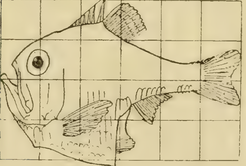
#> input picture posts/www/DTArgyropelecusOlfersi.png, 246 x 166 px, shrunk from 828 x 556 before the run
$ python TestImage.py
#> lines starting #> are read from the running program, lines starting #| are printed output that depends on the picture


import numpy as np
import matplotlib.pyplot as plt
import skimage as ski
from skimage.transform import SimilarityTransform
from skimage.transform import warp
from skimage.transform import PiecewiseAffineTransform
from skimage.transform import AffineTransform
from skimage.io import imread


def ChooseTransform(transform,im_shape):
    rows, cols = im_shape[0], im_shape[1]

    src_cols = np.linspace(0, cols, 50)
    src_rows = np.linspace(0, rows, 50)
    src_rows, src_cols = np.meshgrid(src_rows, src_cols)
    src = np.dstack([src_cols.flat, src_rows.flat])[0]
    dst_rows = src[:, 1]
    dst_cols = src[:, 0]


    # add sinusoidal oscillation to row coordinates
    #transform='yscaleDarcy299Fig147'
    if transform=='identity':
        dst_rows = src[:, 1]
        dst_cols = src[:, 0]
    elif transform=='yscale':
        yscaleparam=1.3
        dst_rows = dst_rows*yscaleparam
        dst_cols = src[:, 0]
    elif transform=='yscaleDarcy299Fig151':
        sc_factor=1.25
        k_x=sc_factor*((dst_cols-cols/2.0)/cols)**1.0+1.0
        dst_rows = k_x*(dst_rows-rows/2.0)+rows/2.0
        #dst_cols = src[:, 0]
    elif transform=='yscaleDarcy299Fig149':
        dst_rows = 0.8*(dst_rows-rows/2.0)*(2.5-1.4*((dst_cols-cols/2.0)/(cols/2.0))**2.0)+rows/2.0
        #dst_cols = (dst_cols-cols/2.0)*(dst_rows-rows/2.0)**2.0+cols/2.0

        #dst_cols = src[:, 0]

        #dst_cols = src[:, 0]
    elif transform=='yscaleDarcy299Fig147':
        k_y=-0.5
        dst_cols = dst_cols+k_y*dst_rows
        #dst_cols = src[:, 0]
    elif transform=='yscalelog':
        L=np.max(dst_rows)
        dst_rows = (np.log(1.0+(dst_rows)/L))*L/np.log(2.0)
        #dst_cols = src[:, 0]
    elif transform=='yscalepower':
        L=np.max(dst_rows)
        n=3
        dst_rows = L*(dst_rows/L)**n
        #dst_cols = src[:, 0]
    elif transform=='radialscale':
        dst_rows_max=np.max(dst_rows)
        dst_cols_max=np.max(dst_cols)

        R_typical=30.0
        radius=R_typical*((radius.astype(float))/R_typical)**1.5
        #theta=theta*1.0
        dst_rows=radius*np.sin(theta)+centre[0]
        dst_cols=radius*np.cos(theta)+centre[1]

        #dst_rows=dst_rows/np.max(dst_rows)*dst_rows_max
        #dst_cols=dst_cols/np.max(dst_cols)*dst_cols_max
    elif transform =='thetascale':
        dst_rows_max=np.max(dst_rows)
        dst_cols_max=np.max(dst_cols)

        radius=(radius.astype(float))**1.25
        theta=theta*0.25
        dst_rows=radius*np.sin(theta)+centre[0]
        dst_cols=radius*np.cos(theta)+centre[1]

        #dst_rows=dst_rows/np.max(dst_rows)*dst_rows_max
        #dst_cols=dst_cols/np.max(dst_cols)*dst_cols_max


    elif transform=='sine':
        dst_rows = src[:, 1] - np.sin(np.linspace(0, 3 * np.pi, src.shape[0])) * 50
        dst_cols = src[:, 0]
        dst_rows *= 1.5
        dst_rows -= 1.5 * 50


    dst = np.vstack([dst_cols, dst_rows]).T


    # Calculate the corners of the rotated image


    tform = PiecewiseAffineTransform()
    tform.estimate(src, dst)

    return tform, dst,src, rows, cols,dst_cols,dst_rows


fig,ax=plt.subplots(1,2,sharey=True,sharex=True)

load_image=2
if load_image==1:
    image = ski.data.coins()
elif load_image==2:
    im_str='www/DTArgyropelecusOlfersi.png'
    image=imread(im_str)
#> image is the input picture: shape (166, 246, 4); mean R, G, B, A 209.9, 196.8, 156.1, 255

elif load_image==3:
    image=imread('posts/DTScarus.png')
else:
    image=imread('posts/TestPhoto.jpg')

image=image[-1:0:-1,:]
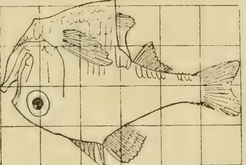
#> image: shape (165, 246, 4); mean R, G, B, A 210, 197, 156.3, 255

tform_method=2
if tform_method==1: # sim transform
    tform = SimilarityTransform(scale=0.5,translation=(0, 0),rotation=0.0*np.pi/4)
    new_image = warp(image, tform)
elif tform_method==2:

    transform_vec=['identity','yscale','yscaleDarcy299Fig151','yscaleDarcy299Fig149','yscaleDarcy299Fig147','yscalelog','yscalepower','radialscale','thetascale']

    transform=transform_vec[5]
    tform,dst,src,rows, cols,dst_cols,dst_rows= ChooseTransform(transform,image.shape)
#> rows = 165; cols = 246; dst_cols = 2500 values from 0 to 246


    #centre=[cols/2.0,rows/2.0]
    #radius=np.sqrt((dst_rows-centre[0])**2+(dst_cols-centre[1])**2)
    #theta=np.arctan2(dst_rows-centre[0],dst_cols-centre[1])


    corners = np.array([[0, 0], [0, image.shape[0]], [image.shape[1], 0], [image.shape[1], image.shape[0]]])
#> corners = [[0, 0], [0, 165], [246, 0], [246, 165]]
    tformed_corners = tform(corners)


    minc = tformed_corners.min(axis=0)
#> minc = [-1.74e-16, 2.22e-16]
    maxc = tformed_corners.max(axis=0)
    print(maxc)
#| [246. 165.]
    print(minc)
#| [-1.73997857e-16  2.22044605e-16]
    output_shape = 2*(np.ceil(maxc)[::-1]-np.ceil(minc)[::-1]).astype(int)
    print(output_shape)
#| [328 494]


    tform2 = PiecewiseAffineTransform()
    dst2_rows = src[:, 1]
    dst2_cols = src[:, 0]
    dst2_rows=dst2_rows-minc[1]
    dst2_cols=dst2_cols-minc[0]

    dst2 = np.vstack([dst2_cols, dst2_rows]).T

    tform2.estimate(src, dst2)
    tform2=AffineTransform(translation=-minc)

    #new_image = warp(image, tform2.inverse,order=0,output_shape=output_shape)


    # Calculate the necessary output shape
    #new_image = warp(image, (tform+tform2).inverse, output_shape=(int(image.shape[0] * 1.5), int(image.shape[1] * 1.5))).shape
    # Calculate the translation required to move all points into positive coordinates
    min_coords = dst.min(axis=0)
    translation = -min_coords
    tform_shift = AffineTransform(translation=translation)

    # Apply the warp with translation to ensure positive coordinates
    output_shape = (int(rows + 2*translation[1]), int(cols + 2*translation[0]))
    new_image_trans = warp(image, tform_shift.inverse , output_shape=output_shape)

    #tform,dst,src= ChooseTransform(transform)
    tform,dst,src,rows, cols,dst_cols,dst_rows= ChooseTransform(transform,new_image_trans.shape)


    new_image = warp(new_image_trans,tform.inverse)
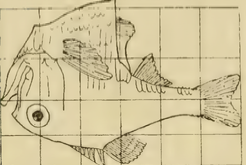
#> new_image: shape (165, 246, 4) float64; mean R, G, B, A 0.824, 0.773, 0.613, 1; transparent parts drawn white

    # [11 lines of commented-out code are left out]
elif tform_method==3:
    rows, cols = image.shape[0], image.shape[1]

    src_cols = np.linspace(0, cols, 20)
    src_rows = np.linspace(0, rows, 10)
    src_rows, src_cols = np.meshgrid(src_rows, src_cols)
    src = np.dstack([src_cols.flat, src_rows.flat])[0]

    # add sinusoidal oscillation to row coordinates
    dst_rows = src[:, 1] - np.sin(np.linspace(0, 3 * np.pi, src.shape[0])) * 50
    dst_cols = src[:, 0]
    dst_rows *= 1.5
    dst_rows -= 1.5 * 50
    dst = np.vstack([dst_cols, dst_rows]).T


    tform = PiecewiseAffineTransform()
    tform.estimate(src, dst)

    out_rows = image.shape[0] - 1.5 * 50
    out_cols = cols
    new_image = warp(image, tform, output_shape=(out_rows, out_cols))

    fig, ax = plt.subplots()
    ax.imshow(new_image)
    # [7 lines of commented-out code are left out]

x_plt=np.linspace(0,cols,cols)
y_plt=np.linspace(0,rows,rows)

[x_plt_mesh,y_plt_mesh]=np.meshgrid(x_plt,y_plt)


scale_x=cols/np.max(dst_cols)
scale_y=rows/np.max(dst_rows)

new_x_plt=np.linspace(0,cols*scale_x,cols)
new_y_plt=np.linspace(0,rows*scale_y,rows)
[newx_plt_mesh,newy_plt_mesh]=np.meshgrid(new_x_plt,new_y_plt)


#ax[0].pcolor(x_plt_mesh,y_plt_mesh,image)
#ax[1].pcolor(x_plt_mesh,y_plt_mesh,new_image)
ax[0].pcolor(image)
#ax[1].pcolor(new_image_trans)

ax[1].pcolor(new_image)

plt.show()
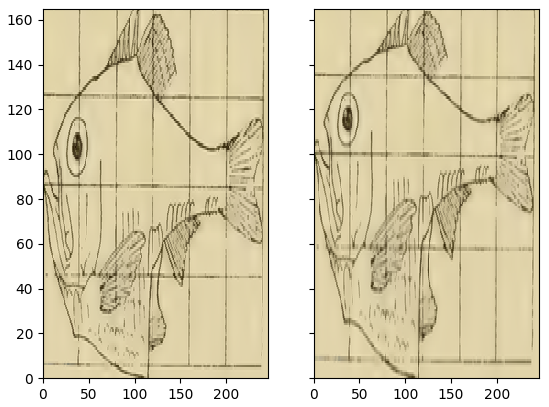
#> figure drawn by matplotlib, 2 panels


save_image_as_Str=True
if save_image_as_Str:
    import pickle


    # Read the encoded string from the text file
    # Read image file
    with open('data.pickle', 'wb') as f:
    # Pickle the 'data' dictionary using the highest protocol available.
        pickle.dump(image, f, pickle.HIGHEST_PROTOCOL)

$ run again, with posts/www/DTScarus.png copied over posts/www/DTArgyropelecusOlfersi.png
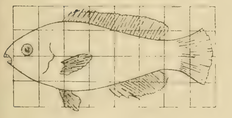
#> input picture posts/www/DTScarus.png, 232 x 118 px, shrunk from 780 x 398 before the run
#> image is the input picture: shape (118, 232, 4); mean R, G, B, A 213.9, 200.2, 162.8, 255
#> image: shape (117, 232, 4)
#| [232. 117.]
#| [-6.66133815e-16  2.22044605e-16]
#| [232 466]
#> `new_image = warp(new_image_trans,tform.inverse)`:
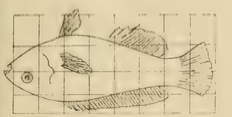
#> new_image: shape (117, 232, 4) float64; mean R, G, B, A 0.84, 0.786, 0.639, 1; transparent parts drawn white
#> `plt.show()`:
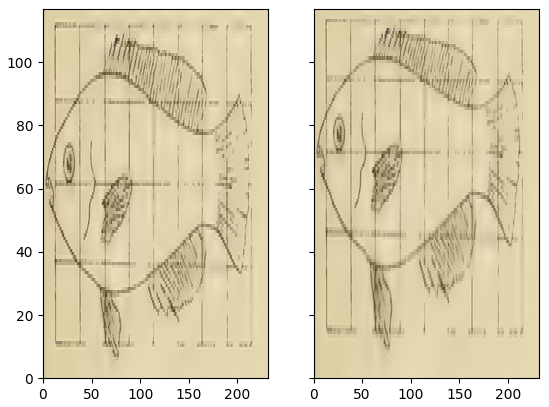
#> figure drawn by matplotlib, 2 panels
